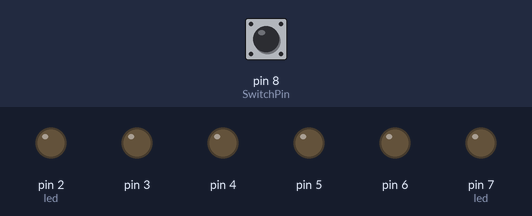
A sketch run on a simulated Arduino Uno, built with avr-gcc and run on an emulated ATmega328P. Parts: output pins drawn as LEDs (lit = HIGH). The inputs (shaded band) are chosen by the test bench; at power-on: pin 8 (SwitchPin) HIGH. What the sketch prints to the serial monitor is not drawn.

Above: at 1.2 s.
1.3 s: pin 8 (SwitchPin) pulled LOW for 3.2 s
At 4.42 s:
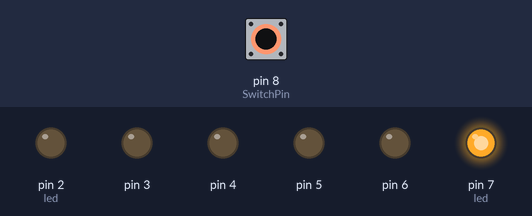
6.0 s: pin 8 (SwitchPin) pulled LOW for 0.15 s
At 6.5 s:
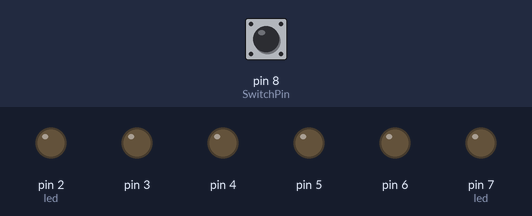
9.1 s: pin 8 (SwitchPin) pulled LOW for 1 s
At 13.8 s:
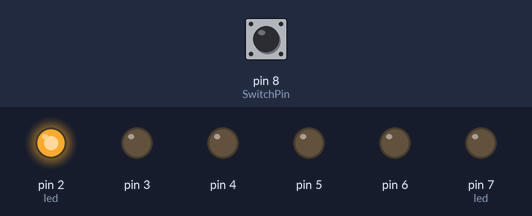
Timing chart, 0 to 31.6 s (numbered marks = the images above; inputs shaded):
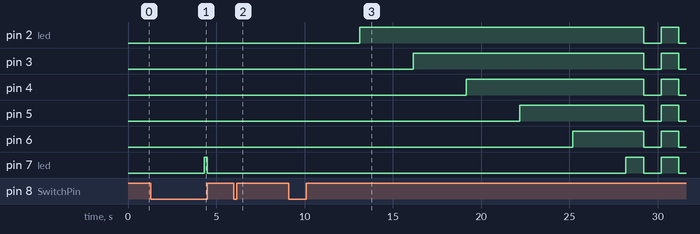

Measured:
- after the input at 1.3 s, pin 2 (led): stays LOW (without the input it goes to HIGH after 1.7 s); pin 7 (led): LOW → HIGH after 3.0 s, → LOW 0.17 s later
- after the input at 6.0 s, pin 2 (led): stays LOW (without the input it goes to HIGH after 1.5 s)

The sketch:

digTimeTest.ino
```cpp
// not using function to follow structure, men borde ha det

// globals
const int SwitchPin = 8;
unsigned long previousTime = 0;
int SwitchState = 0;
int prevSwitchState = 0;
int led = 0;

long interval = 3000; // 6 sec

void setup() {
  for (int x=2; x<8; x++){
    pinMode(x,OUTPUT); // declare as outputs
  }
  pinMode(SwitchPin, INPUT);
  Serial.begin(9600);
  SwitchState = digitalRead(SwitchPin);
  if (SwitchState==0){
    led = 7;
    }
  else{
    led = 2;
    }
}

void loop() {
  unsigned long currentTime = millis();
  if(currentTime - previousTime > interval){
     previousTime = currentTime;
     digitalWrite(led,HIGH);

     if( (led==2 && SwitchState==0) || (led==7 && SwitchState==1) ){
        digitalWrite(led,HIGH);
        while(SwitchState == prevSwitchState){
           delay(1000);
           for(int x=2;x<8;x++){
            digitalWrite(x, LOW);
           }
           delay(1000);
          for(int x=2;x<8;x++){
            digitalWrite(x, HIGH);
          }
          SwitchState = digitalRead(SwitchPin);// function blink
       }
      }

     if (SwitchState==0){
        led--;
     }
     else {
       led++;
     }
  }

SwitchState = digitalRead(SwitchPin);
  if(SwitchState != prevSwitchState){
    for(int x=2;x<8;x++){
        digitalWrite(x, LOW);
        }
    if (SwitchState==0){
      led = 7;
      }
     else{
      led = 2;
      }
      previousTime = currentTime;
      }

  prevSwitchState = SwitchState; // in the end of the loop
  Serial.println("SwitchState: "); // 0 down, 1 up
  Serial.println(SwitchState);
}
```
